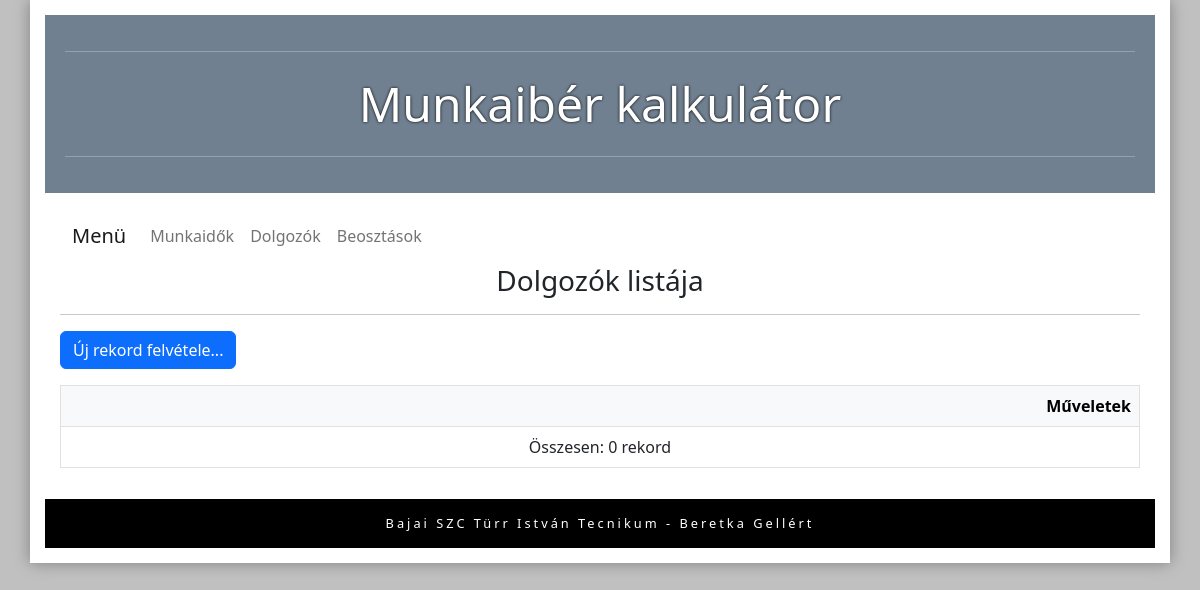
The app's page /index.php?pg=position, older data.
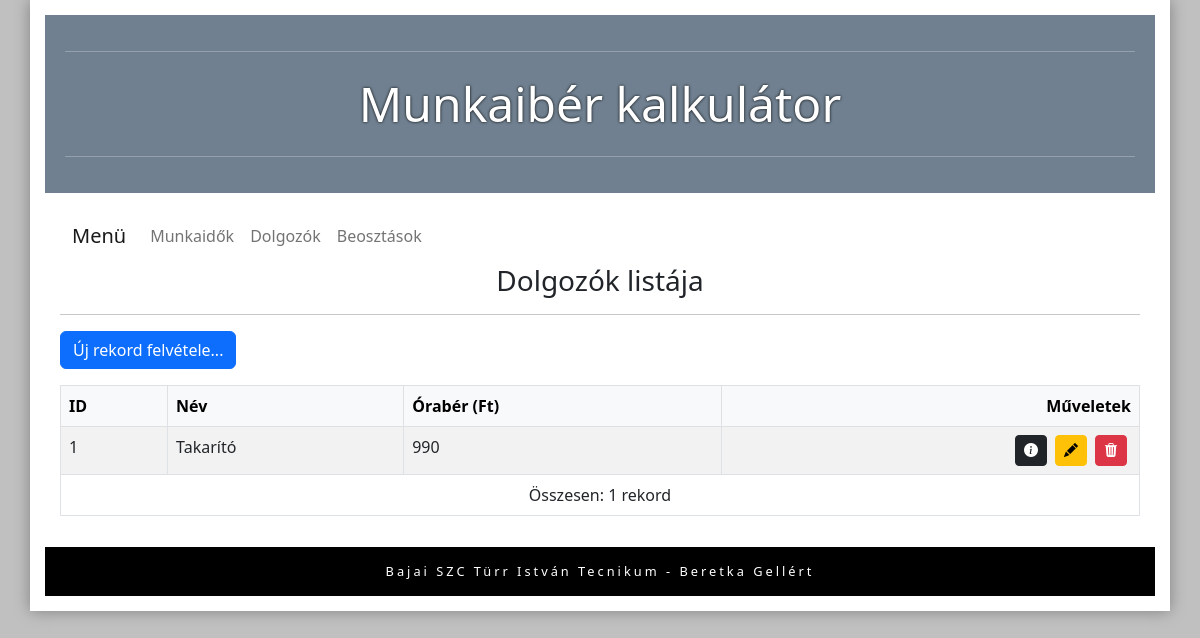
The same page, newer data.
### tables this page shows
CREATE TABLE `position` (
  `ID` int(11) NOT NULL,
  `name` varchar(64) NOT NULL,
  `wage` int(11) NOT NULL
);

### adatok.php (called while the page is built, shortened)
<?php
    $appname = 'Munkaibér kalkulátor';
    $company = 'Bajai SZC Türr István Tecnikum';
    $author = 'Beretka Gellért';
?>

### database.php (the view, shortened to what this page needs)
<?php
    class DB {
        private $connection;
        private $results;
        private $tablename;
        public function __construct($dbhost, $dbname, $dbuser, $dbpass)
        {
            $this->dbhost = $dbhost;
            $this->dbname = $dbname;
            $this->dbuser = $dbuser;
            $this->dbpass = base64_decode($dbpass);
            try
            {
                $this->connection = new PDO("mysql:host=$this->dbhost;dbname=$this->dbname", $this->dbuser, $this->dbpass);
                $this->connection->setAttribute(PDO::ATTR_ERRMODE, PDO::ERRMODE_EXCEPTION);
                $this->connection->setAttribute(PDO::ATTR_DEFAULT_FETCH_MODE, PDO::FETCH_ASSOC);
                $this->connection->exec("SET NAMES utf8");
            }
            catch(PDOException $e)
            {
                echo "Connection failed: " . $e->getMessage();
            }
        }
        public function query($sql){
            $res = $this->connection->query($sql);
            $this->tablename = $res->getColumnMeta(0)['table'];
            $this->results = $res->fetchAll();
            return $this->results;
        }
        public function toTable($params){
            if (!empty($params)){
                $actions = explode('|', $params);
            }else{
                $actions = [];
            }
            if (in_array('c', $actions)){
                echo '<a href="index.php?pg='.$this->tablename.'_add" class="btn btn-primary mb-3">Új rekord felvétele...</a>';
            }
            $fields = [];
            echo '<table class="table table-hover table-striped table-bordered">
            <thead class="table-light">
                <tr>';
                foreach($this->results[0] as $field => $key){
                    $fields[] = $field;
                    echo '<th>'.$field.'</th>';
                }
                if (in_array('i', $actions) || in_array('u', $actions) || in_array('d', $actions)){
                    $fieldSize = sizeof($fields) + 1;
                    echo '<th class="text-end">Műveletek</th>';
                }
                else
                {
                    $fieldSize = sizeof($fields);
                }
             echo '</tr>
            </thead>
            <tbody>';
            foreach($this->results as $result){
                echo '<tr>';
                foreach($result as $field){
                    echo '<td>'.$field.'</td>';
                }
                if (in_array('i', $actions) || in_array('u', $actions) || in_array('d', $actions)){
                    echo '<td class="text-end">';
                    if (in_array('i', $actions)){
                        echo '<a href="index.php?pg='.$this->tablename.'_info&ID='.$result['ID'].'" class="btn btn-dark btn-sm ms-1 me-1"><i class="bi bi-info-circle-fill"></i></a>';
                    }
                    if (in_array('u', $actions)){
                        echo '<a href="index.php?pg='.$this->tablename.'_mod&ID='.$result['ID'].'" class="btn btn-warning btn-sm ms-1 me-1"><i class="bi bi-pencil-fill"></i></a>';
                    }
                    if (in_array('d', $actions)){
                        echo '<a href="index.php?pg='.$this->tablename.'_del&ID='.$result['ID'].'" class="btn btn-danger btn-sm ms-1 me-1"><i class="bi bi-trash3-fill"></i></a>';
                    }
                    echo '</td>';
                }
                echo '</tr>';
            }
            echo '</tbody>
            <tfoot>
                <tr>
                    <td colspan="'.$fieldSize.'" class="text-center">Összesen: '.sizeof($this->results).' rekord</td>
                </tr>
            </tfoot>
            </table>';
        }
    }
?>

### index.php (shortened to what this page needs)
<!DOCTYPE html>
<?php
    require("adatok.php");
    require("database.php");
?>
<html lang="hu">
<head>
    <link rel="stylesheet" href="css/bootstrap.min.css">
    <link rel="stylesheet" href="https://cdn.jsdelivr.net/npm/bootstrap-icons@1.10.3/font/bootstrap-icons.css">
    <link rel="stylesheet" href="css/munkaido.css">
</head>
<body>
    <div class="container">
        <header>
            <hr>
            <?php echo $appname; ?>
            <hr>
        </header>
        <main>
            <?php include("navbar.php"); ?>
            <div id="content">
                <?php
                    include("loader.php");
                ?>
            </div>
        </main>
        <footer>
            <?php
                echo $company.' - '.$author;
            ?>
        </footer>
    </div>
</body>
</html>

### navbar.php (shortened to what this page needs)
<nav class="navbar navbar-expand-lg bg-body-tertiary">
  <div class="container-fluid">
    <a class="navbar-brand" href="#">Menü</a>
    <div class="collapse navbar-collapse" id="navbarSupportedContent">
      <ul class="navbar-nav me-auto mb-2 mb-lg-0">
        <li class="nav-item">
          <a class="nav-link" aria-current="page" href="index.php">Munkaidők</a>
        </li>
        <li class="nav-item">
          <a class="nav-link" href="index.php?pg=workers">Dolgozók</a>
        </li>
        <li class="nav-item">
          <a class="nav-link" href="index.php?pg=position">Beosztások</a>
        </li>
      </ul>
    </div>
  </div>
</nav>

### loader.php (shortened to what this page needs)
<?php
    $page = @$_GET['pg'];
    switch ($page){
        case "position":{include("position.php");break;}
    }
?>

### position.php
<?php
    $db->query("SELECT ID as 'ID',
        name as 'Név',
        wage as 'Órabér (Ft)'
        FROM position where ID>0
        ");
    echo '<h3 class="text-center">Dolgozók listája</h3><hr>';
    $db->toTable('c|i|u|d');
?>

### css/munkaido.css (style rules this page uses)
body { background-color: silver; }
header { background-color: slategray; color: white; padding: 20px; font-size: 300%; text-align: center; text-shadow: 0 0 3px black; }
.container { box-shadow: 0 0 15px gray; padding: 15px; background-color: white; }
main { background-color: white; padding: 15px; }
footer { background-color: black; color: white; letter-spacing: 3px; font-size: 80%; text-align: center; padding: 15px; }

Row changes from the older to the newer data that the page shows:
added position: ID "1", name "Takarító", wage "990"
Text that changed along with them:
sizeof($this->results): "0" → "1"
new list line: "ID"
new list line: "Név"
new list line: "Órabér (Ft)"
